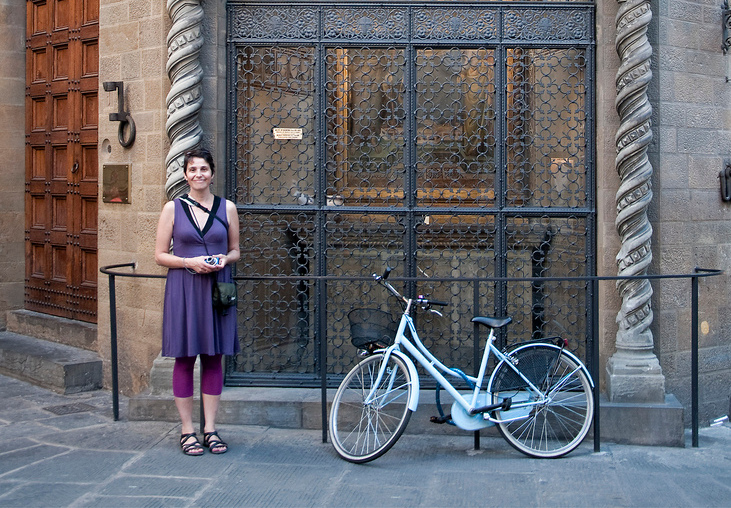
#> input picture 02.深度学习/03.目标检测/images/03_02_004.jpg, 731 x 508 px, found by its file name
$ jupyter execute '03.其它.02.NMS.ipynb'
#> lines starting #> are read from the running program, lines starting #| are printed output that depends on the picture
NMS(Non-Max Supression)-非极大值抑制
===

# 1.NMS
## 1.1.NMS介绍
在目标检测中，常会利用非极大值抑制算法(NMS，non maximum suppression)对生成的大量候选框进行后处理，去除冗余的候选框，得到最佳检测框，以加快目标检测的效率

其本质思想是其思想是搜素局部最大值，抑制非极大值，如下图

每个选出来的Bounding Box检测框用$x,y,h,w, confidence score，Pdog,Pcat$表示，confidence score表示background和foreground的置信度得分，取值范围$[0,1]$。Pdog,Pcat分布代表类别是狗和猫的概率。如果是100类的目标检测模型，BBox输出向量为5+100=105

## 1.2.NMS算法过程
NMS主要就是通过迭代的形式，不断的以最大得分的框去与其他框做IoU操作，并过滤那些IoU较大（即交集较大）的框。

- 根据候选框的类别分类概率做排序，假如有4个BBox，其置信度A>B>C>D
- 先标记最大概率矩形框A是算法要保留的BBox
- 从最大概率矩形框A开始，分别判断ABC与D的重叠度IOU（两框的交并比）是否大于某个设定的阈值(0.5)，假设D与A的重叠度超过阈值，那么就舍弃D
- 从剩下的矩形框BC中，选择概率最大的B，标记为保留，然后判读C与B的重叠度，扔掉重叠度超过设定阈值的矩形框
- 一直重复进行，标记完所有要保留下来的矩形框
- 如果是two stage算法，通常在选出BBox有BBox位置(x,y,h,w)和confidence score，没有类别的概率。因为程序是生成BBox，再将选择的BBox的feature map做rescale(一般用ROI pooling)，然后再用分类器分类。NMS一般只能在CPU计算，这也是two stage相对耗时的原因
- 但如果是one stage作法，BBox有位置信息(x,y,h,w)、confidence score，以及类别概率，相对于two stage少了后面的rescale和分类程序，所以计算量相对少。

# 1.3.NMS计算

[cell 1]
import cv2
import matplotlib.pyplot as plt
import numpy as np
def nms_python(bboxes, threshold):
    bboxes = bboxes.astype('float')
    x_min = bboxes[:, 0]
    y_min = bboxes[:, 1]
    x_max = bboxes[:, 2]
    y_max = bboxes[:, 3]
    psocres = bboxes[:, 4]
    # Sorting the pscores in descending order and keeping respective indices.
    sorted_idx = psocres.argsort()[::-1]
    # Calculating areas of all bboxes.Adding 1 to the side values to avoid zero area bboxes.
    bbox_areas = (x_max - x_min + 1) * (y_max - y_min + 1)

    # list to keep filtered bboxes.
    filtered = []
    while len(sorted_idx) > 0:
        # Keeping highest pscore bbox as reference.
        rbbox_i = sorted_idx[0]
        # Appending the reference bbox index to filtered list.
        filtered.append(rbbox_i)

        # Calculating (xmin,ymin,xmax,ymax) coordinates of all bboxes w.r.t to reference bbox
        overlap_xmins = np.maximum(x_min[rbbox_i], x_min[sorted_idx[1:]])
        overlap_ymins = np.maximum(y_min[rbbox_i], y_min[sorted_idx[1:]])
        overlap_xmaxs = np.minimum(x_max[rbbox_i], x_max[sorted_idx[1:]])
        overlap_ymaxs = np.minimum(y_max[rbbox_i], y_max[sorted_idx[1:]])

        # Calculating overlap bbox widths,heights and there by areas.
        overlap_widths = np.maximum(0, (overlap_xmaxs - overlap_xmins + 1))
        overlap_heights = np.maximum(0, (overlap_ymaxs - overlap_ymins + 1))
        overlap_areas = overlap_widths * overlap_heights

        # Calculating IOUs for all bboxes except reference bbox
        ious = overlap_areas / (bbox_areas[rbbox_i] + bbox_areas[sorted_idx[1:]] - overlap_areas)

        # select indices for which IOU is greather than threshold
        delete_idx = np.where(ious > threshold)[0] + 1
        delete_idx = np.concatenate(([0], delete_idx))

        # delete the above indices
        sorted_idx = np.delete(sorted_idx, delete_idx)

    # Return filtered bboxes
    return bboxes[filtered].astype('int')

完全按照算法，我自己实现如下

[cell 2]
def iou(box1, box2):

    bbox_areas_1 = (box1[2] - box1[0] + 1) * (box1[3] - box1[1] + 1)
    bbox_areas_2 = (box2[2] - box2[0] + 1) * (box2[3] - box2[1] + 1)
    overlap_xmins = np.maximum(box1[0], box2[0])
    overlap_ymins = np.maximum(box1[1], box2[1])
    overlap_xmaxs = np.minimum(box1[2], box2[2])
    overlap_ymaxs = np.minimum(box1[3], box2[3])

    overlap_widths = np.maximum(0, (overlap_xmaxs - overlap_xmins + 1))
    overlap_heights = np.maximum(0, (overlap_ymaxs - overlap_ymins + 1))
    overlap_areas = overlap_widths * overlap_heights

    ious = overlap_areas / (bbox_areas_1 + bbox_areas_2 - overlap_areas)

    return ious

def nms_jjzhk(bboxes, threshold):
    boxes = bboxes[:, :4]
    pscores = bboxes[:, 4]
    D = []

    while len(boxes) > 0:
        m = np.argmax(pscores)
        M = boxes[m]
        D.append(M)
        boxes = np.delete(boxes, m, axis=0)
        pscores = np.delete(pscores, m, axis=0)

        box_copy = []
        pscores_copy = []
        for i, box in enumerate(boxes):
            iou_value = iou(M, box)
            if iou_value >= threshold:
                pass
            else:
                box_copy.append(box)
                pscores_copy.append(pscores[i])

        boxes = box_copy
        pscores = pscores_copy
    return D

## 1.4.缺点分析
1. NMS算法中的最大问题就是它将相邻检测框的分数均强制归零(既将重叠部分大于重叠阈值Nt的检测框移除)。在这种情况下，如果一个真实物体在重叠区域出现，则将导致对该物体的检测失败并降低了算法的平均检测率(average precision, AP)。
2. NMS的阈值也不太容易确定，设置过小会出现误删，设置过高又容易增大误检
3. NMS一般只能使用CPU计算，无法使用GPU计算

# 2.Soft-NMS

## 2.1.算法介绍
NMS算法是略显粗暴，因为NMS直接将删除所有IoU大于阈值的框。soft-NMS吸取了NMS的教训，在算法执行过程中不是简单的对IoU大于阈值的检测框删除，而是降低得分。算法流程同NMS相同，但是对原置信度得分使用函数运算，目标是降低置信度得分

对于置信度的调整，有两种方法,一是线性加权
$$
s_i=\begin{cases}
s_i & iou(M,b_i) < N_t \\
s_i \times (1-iou(M,b_i)) \geq N_t
\end{cases}
$$
二是高斯加权
$$s_i=s_i \times e^{-\frac{iou(M, b_i)^2}{\sigma}},\forall b_i \in D$$

[cell 3]
def nms_soft(bboxes, threshold, nms_threshold):
    boxes = bboxes[:, :4]
    pscores = bboxes[:, 4]
    D = []
    sort_idx = pscores.argsort()[::-1]

    while len(sort_idx) > 0:
        m = sort_idx[0]
        M = bboxes[m]
        D.append(M.copy())

        for i, box in enumerate(boxes):
            iou_value = iou(M, box)
            if iou_value < threshold:
                pass
            else:
                pscores[i] = pscores[i] * (1 - iou_value)

        sort_idx = np.delete(sort_idx, 0, axis=0)
    D = np.array(D)
    return D[np.where(D[:, 4] > nms_threshold)][:, :4]

## 2.2.优缺点
1. Soft-NMS可以很方便地引入到object detection算法中，不需要重新训练原有的模型、代码容易实现，不增加计算量（计算量相比整个object detection算法可忽略）。并且很容易集成到目前所有使用NMS的目标检测算法。
2. soft-NMS在训练中采用传统的NMS方法，仅在推断代码中实现soft-NMS。作者应该做过对比试验，在训练过程中采用soft-NMS没有显著提高。
3. NMS是Soft-NMS特殊形式，当得分重置函数采用二值化函数时，Soft-NMS和NMS是相同的。soft-NMS算法是一种更加通用的非最大抑制算法。

缺点是soft-NMS也是一种贪心算法，并不能保证找到全局最优的检测框分数重置

# 5.对比

[cell 4]
COLOR = [
    [0, 0, 0], [128, 0, 0], [0, 128, 0], [128, 128, 0], [0, 0, 128],
    [128, 0, 128], [0, 128, 128], [128, 128, 128], [64, 0, 0], [192, 0, 0],
    [64, 128, 0], [192, 128, 0], [64, 0, 128], [192, 0, 128], [64, 128, 128],
    [192, 128, 128], [0, 64, 0], [128, 64, 0], [0, 192, 0], [128, 192, 0],
    [0, 64, 128]
]
bboxes = np.array([
    (165, 127, 296, 455, 0.8),
    (148, 142, 257, 459, 0.95),
    (142, 137, 270, 465, 0.81),
    (129, 122, 302, 471, 0.85),
    (327, 262, 604, 465, 0.94),
    (349, 253, 618, 456, 0.83),
    (369, 248, 601, 470, 0.82)
])
sampleimage = cv2.imread("Images/03_02_004.jpg")
#> sampleimage is the input picture: shape (508, 731, 3); mean B, G, R 109.2, 103.3, 103.6
sampleimage = cv2.cvtColor(sampleimage,cv2.COLOR_BGR2RGB)
sampleimageallbb = sampleimage.copy()
sampleimagenmsbb1 = sampleimage.copy()
sampleimagenmsbb2 = sampleimage.copy()
sampleimagenmsbb3 = sampleimage.copy()
# Sample BBoxes and corresponding scores.

# Drawing all rectangular bboxes on original image
for index, bbox in enumerate(bboxes):
    top_left = int(bbox[0]), int(bbox[1])
    bottom_right = int(bbox[2]), int(bbox[3])
    cv2.rectangle(sampleimageallbb, top_left, bottom_right, COLOR[index], 2)
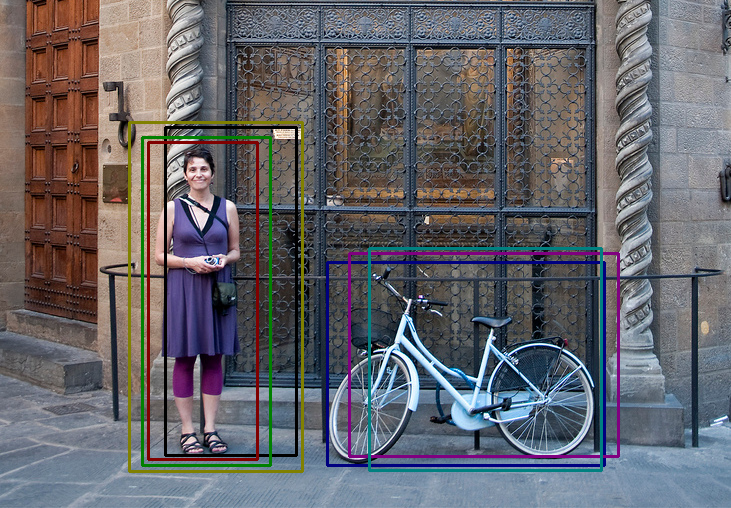
#> sampleimageallbb: shape (508, 731, 3); mean R, G, B 101.1, 100.6, 106.2
# Getting nms filtered bboxes
bboxes_after_nms_python = nms_python(bboxes, 0.3)
bboxes_after_nms_jjzhk = nms_jjzhk(bboxes, 0.3)
bboxes_after_nms_soft = nms_soft(bboxes, 0.3, 0.6)
# Drawing nms filtered rectangular bboxes on original image
for bbox in bboxes_after_nms_python:
    top_left = int(bbox[0]), int(bbox[1])
    bottom_right = int(bbox[2]), int(bbox[3])
    cv2.rectangle(sampleimagenmsbb1, top_left, bottom_right, (255, 0, 0), 2)
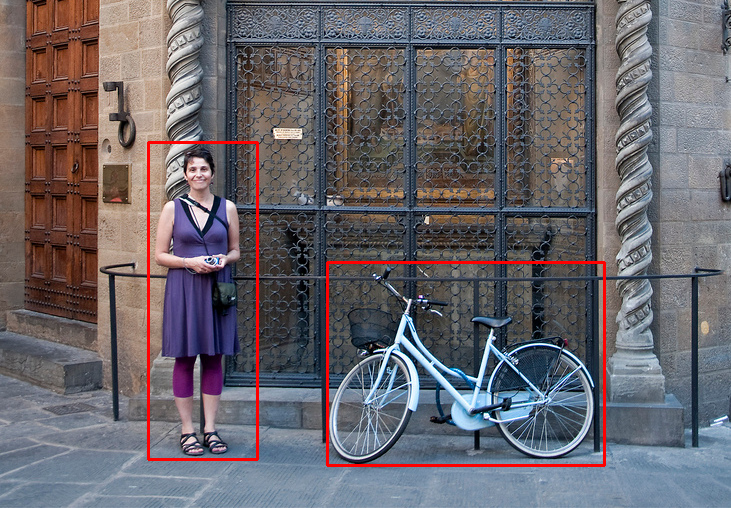
#> sampleimagenmsbb1: shape (508, 731, 3); mean R, G, B 105.8, 101.7, 107.6

for bbox in bboxes_after_nms_jjzhk:
    top_left = int(bbox[0]), int(bbox[1])
    bottom_right = int(bbox[2]), int(bbox[3])
    cv2.rectangle(sampleimagenmsbb2, top_left, bottom_right, (255, 0, 0), 2)

for bbox in bboxes_after_nms_soft:
    top_left = int(bbox[0]), int(bbox[1])
    bottom_right = int(bbox[2]), int(bbox[3])
    cv2.rectangle(sampleimagenmsbb3, top_left, bottom_right, (255, 0, 0), 2)

image_list = [sampleimageallbb, sampleimagenmsbb1, sampleimagenmsbb2, sampleimagenmsbb3]
titles = ["BBoxes before NMS", "BBoxes after NMS", "BBoxes after My NMS", "BBoxes after Soft NMS"]

plt.figure(figsize=(30, 20), facecolor='w')
for i, (image, title) in enumerate(zip(image_list, titles)):
    plt.subplot(2, 2, i + 1)
    plt.title(title)
    plt.imshow(image)
#> this loop made 4 passes
#> title on passes 1 to 4: 'BBoxes before NMS', 'BBoxes after NMS', 'BBoxes after My NMS', 'BBoxes after Soft NMS'
plt.show()
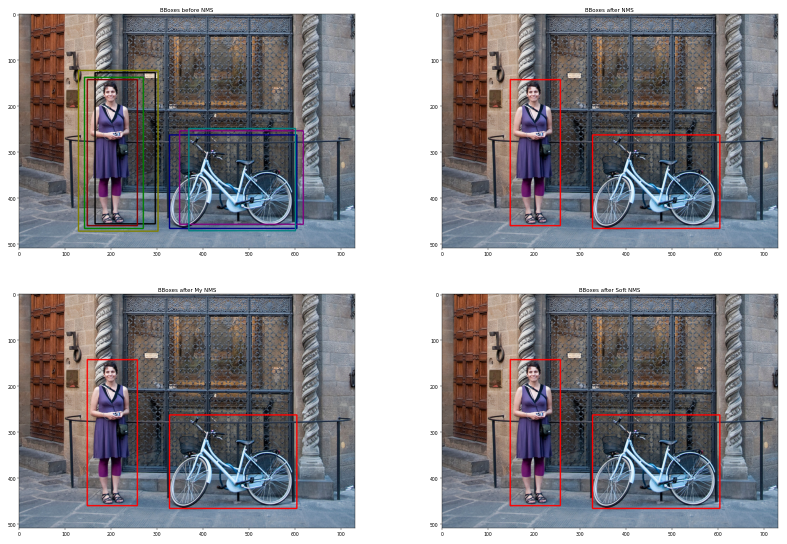
#> figure drawn by matplotlib, 4 panels
